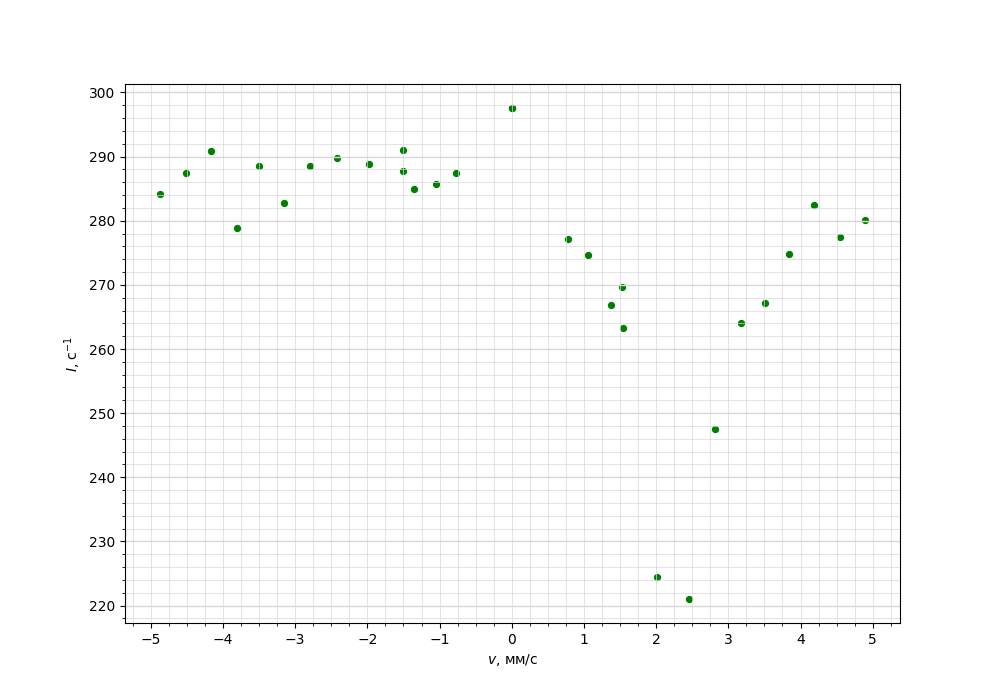

Python code for this plot:
import numpy as np
import matplotlib.pyplot as plt
from matplotlib.ticker import MultipleLocator

plt.figure(figsize=(10,7))  #Размер изображения

x = [
    0,
-4.87,
-4.51,
-4.16,
-3.81,
-3.5,
-3.16,
-2.79,
-2.42,
-1.98,
-1.5,
-1.51,
-1.36,
-1.05,
-0.77,
0,
4.89,
4.54,
4.18,
3.84,
3.51,
3.17,
2.82,
2.45,
2.01,
1.54,
1.52,
1.37,
1.05,
0.78
] # Координата x
y = [
    297.5,
284.1,
287.5,
290.9,
278.9,
288.6,
282.7,
288.6,
289.8,
288.8,
291.1,
287.7,
285,
285.8,
287.5,
297.5,
280.1,
277.4,
282.5,
274.8,
267.1,
264,
247.5,
221.1,
224.5,
263.3,
269.7,
266.9,
274.7,
277.2
] # Координата y



plt.scatter(x, y, s=18, c='green')  # Экспериментальные точки на графике

plt.xlabel('$v$, мм/с') # Подпись абсцисс
plt.ylabel('$I$, с$^{-1}$') # Подпись ординат

DP = 2
ax = plt.gca()

## Характеристики сетки

ax.yaxis.set_minor_locator(MultipleLocator(2))
ax.yaxis.set_major_locator(MultipleLocator(10))
ax.xaxis.set_minor_locator(MultipleLocator(0.25))
ax.xaxis.set_major_locator(MultipleLocator(1))
ax.yaxis.grid(True,'major',linewidth=2/DP,linestyle='-',color='#d7d7d7')
ax.xaxis.grid(True,'minor',linewidth=1/DP,linestyle='-',color='#d7d7d7')
ax.yaxis.grid(True,'minor',linewidth=1/DP,linestyle='-',color='#d7d7d7')
ax.xaxis.grid(True,'major',linewidth=1/DP,linestyle='-',color='#d7d7d7',zorder=0)

plt.savefig('plot3')